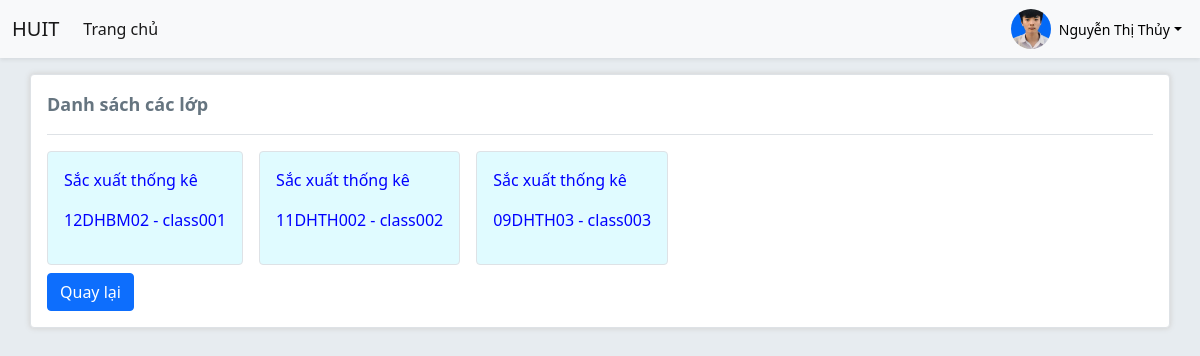
/DOAN_PHP/page/class_list.php (signed in), run on the app's committed database.
### tables this page shows
CREATE TABLE `_user` (
  `id` int(11) NOT NULL,
  `_user_id` varchar(10) NOT NULL,
  `username` varchar(20) NOT NULL,
  `password` varchar(20) NOT NULL,
  `department_id` varchar(10) NOT NULL,
  `fullname` varchar(50) NOT NULL,
  `role` int(1) NOT NULL DEFAULT 0,
  `is_active` int(1) NOT NULL DEFAULT 1,
  `date` date DEFAULT NULL,
  `class` varchar(255) NOT NULL DEFAULT '',
  `address` varchar(255) NOT NULL
);

CREATE TABLE `class` (
  `class_id` varchar(10) NOT NULL,
  `class_name` varchar(50) NOT NULL,
  `teacher_id` varchar(10) NOT NULL,
  `course_id` varchar(10) NOT NULL
);

CREATE TABLE `subject` (
  `subject_id` varchar(10) NOT NULL,
  `subject_name` varchar(50) NOT NULL,
  `department_id` varchar(10) DEFAULT NULL
);

### DOAN_PHP/page/class_list.php (the view, shortened to what this page needs)
<?php
include "../cnf/connect.php";
$username = $_SESSION['username'];
$stmt = $pdo->prepare("SELECT _user_id FROM _user WHERE username=:username");
$stmt->execute(['username' => $username]);
$user = $stmt->fetch(PDO::FETCH_ASSOC);
$_user_id = $user['_user_id'];
$stmt = $pdo->prepare("
    SELECT c.class_id, c.class_name, s.subject_name
    FROM class c
    JOIN course co ON c.course_id = co.course_id
    JOIN subject s ON co.subject_id = s.subject_id
    WHERE c.teacher_id = :teacher_id
");
$stmt->execute(['teacher_id' => $_user_id]);
$classes = $stmt->fetchAll(PDO::FETCH_ASSOC);
?>
<!DOCTYPE html>
<html lang="en">
<head>
</head>
<body>
    <?php include "./header.php" ?>
    <div class="container border my-3 p-3 rounded-2 box-ds" style="background-color: white;">
        <p style="font-size: 18px; color:#667580" class="fw-bold border-bottom pb-3">Danh sách các lớp</p>
        <div class="d-flex gap-3 ">
        <?php foreach ($classes as $class) { ?>
            <div class="border p-3 clickable rounded-2 box-mh" style="background-color: #E0FBFF; color:blue"
                onclick="goToAttendance('<?php echo $class['class_id'];?>')">
                <p><?php echo $class['subject_name']; ?></p>
                <p><?php echo $class['class_name']; ?> - <?php echo $class['class_id']; ?></p>
            </div>
        <?php } ?>
        </div>
        <a href="login.php"><button class=" mt-2 btn btn-primary" type="button">Quay lại</button></a>
    </div>
</body>
</html>

### DOAN_PHP/page/header.php (shortened to what this page needs)
<?php
include '../cnf/connect.php';
$username = $_SESSION['username'];
$stmt = $pdo->prepare('SELECT fullname, role FROM _user WHERE username = :username');
$stmt->execute(['username' => $username]);
$user = $stmt->fetch(PDO::FETCH_ASSOC);
$fullname = $user['fullname'];
?>
<!DOCTYPE html>
<html lang="en">
<head>
    <link href='https://cdn.jsdelivr.net/npm/bootstrap@5.0.2/dist/css/bootstrap.min.css' rel='stylesheet'
>
</head>
<body>
    <nav class="navbar navbar-expand-lg navbar-light bg-light shadow-sm">
        <div class="container-fluid">
            <a class="navbar-brand" href="./login.php">HUIT</a>
            <div class="collapse navbar-collapse" id="navbarNav">
                <ul class="navbar-nav me-auto mb-2 mb-lg-0">
                    <li class="nav-item">
                        <a class="nav-link active" aria-current="page" href="./login.php">Trang chủ</a>
                    </li>
                </ul>
                <div class="dropdown">
                    <button class="dropdown-toggle d-flex align-items-center border-0 bg-transparent" type="button"
                        id="dropdownMenuButton" data-bs-toggle="dropdown" aria-expanded="false">
                        <div class="avatar rounded-circle me-2" style="width: 40px; height: 40px; overflow: hidden;">
                            <img src="../img/avt.png" alt="User Avatar" class="w-100 h-100" style="object-fit: cover;">
                        </div>
                        <span style="font-size: 14px;"><?php echo $fullname; ?></span>
                    </button>
                </div>
            </div>
        </div>
    </nav>
</body>
</html>

### DOAN_PHP/page/class_list.php (style rules this page uses)
body { font-family: 'Roboto', sans-serif; background-color: #E7ECF0 !important; }
.box-ds { box-shadow: 0px 0px 5px 1px #d5d5d5; }

### data on the page
_user: fullname "Nguyễn Thị Thủy"
class: subject.subject_name "Sắc xuất thống kê", class_name "12DHBM02", class_id "class001"
class: subject.subject_name "Sắc xuất thống kê", class_name "11DHTH002", class_id "class002"
class: subject.subject_name "Sắc xuất thống kê", class_name "09DHTH03", class_id "class003"
